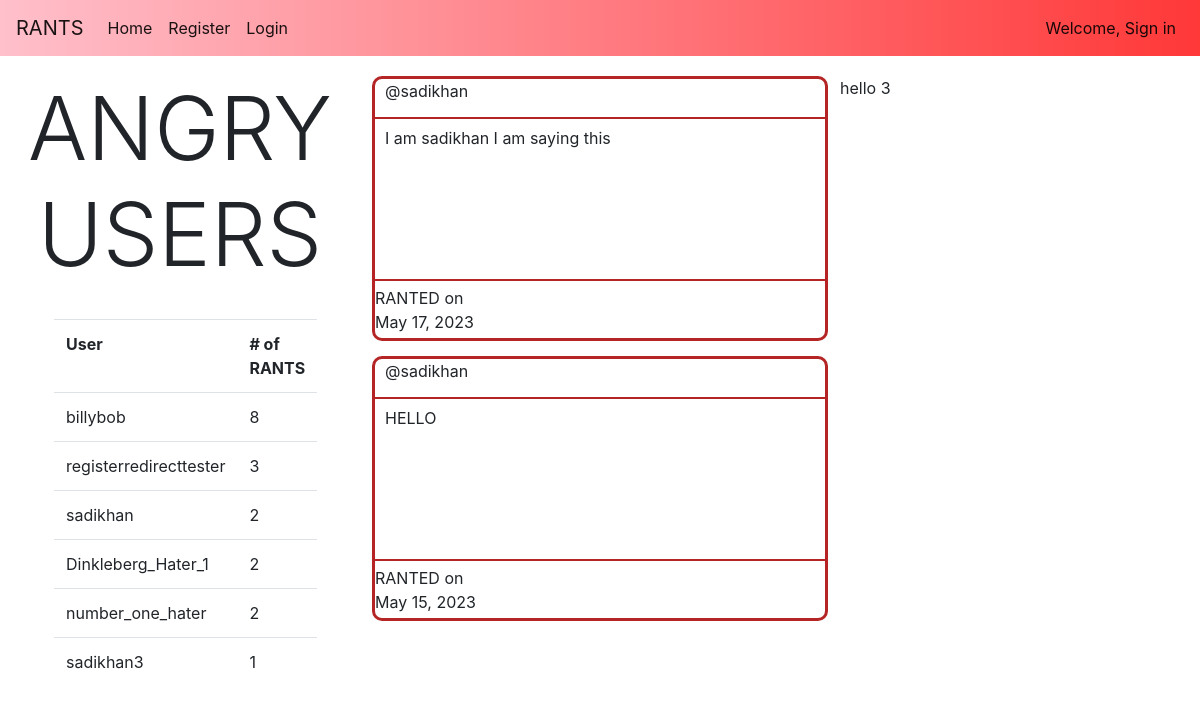
The page /1 on the database its author committed.
### main/models.py (models this page shows, shortened)
class userRants(models.Model):
    username = models.ForeignKey(User, on_delete=models.CASCADE)
    rantText = models.CharField(max_length=750)
    rantDate = models.DateField(auto_now_add=True)

### main/views.py (the view)
# urls.py: path("<int:id>", views.userPage, name="userPage"),
def userPage(response, id):
    userInfo = response.user
    currentUserRants = userRants.objects.filter(username_id=id)
    users = User.objects.all()
    userRantsinDictionary = {}
    for user in users:
        userRantsinDictionary[user.username] = userRants.objects.filter(username_id=user.id).count()
    sortedUserRantsInDictionary = dict(sorted(userRantsinDictionary.items(), key=lambda x:x[1], reverse=True))
    return render(response, "main/userPage.html", {"userInfo":userInfo, "currentUserRants":currentUserRants, "userRantsinDictionary":sortedUserRantsInDictionary})

### main/templates/main/userPage.html (shortened to what this page needs)
{% extends "main/base.html" %}
{% block content %}
<div class="columnContainer">
    <div class="shortBar">
        <div class="listBarContainer">
           <h1 class="shortBarHeader display-2">ANGRY USERS</h1>
        </div>
        <br>
        <div class="listUsers">
           <table class="table">
              <tr>
                 <th scope="row">User</th>
                 <th># of RANTS</th>
              </tr>
              {% for key, value in userRantsinDictionary.items %}
                 {% if value > 0 %}
                    <tr>
                       <td>{{key}}</td>
                       <td>{{ value }}</td>
                    </tr>
                 {% endif %}
              {% endfor %}
           </table>
        </div>
     </div>
    <div class="middleBar">
        {% if currentUserRants %}
            {% for rant in currentUserRants reversed %}
            <div class="middleBarContainer">
                <div class="rantHeader">
                    <span class="rantHeaderText">
                        @{{rant.username}}
                    </span>
                </div>
                <div class="rantBody">
                    <div class="rantBodyText">
                        {{rant.rantText}}
                    </div>
                </div>
                <div class="rantFooter">
                    <div class="rantDate">RANTED on {{rant.rantDate}}</div>
                </div>
            </div>
            {% endfor %}
        {% else %}
            <div>GET SOME RANTS!</div>
        {% endif %}
    </div>
    <div class="shortBar">
        <div>
            hello 3
        </div>
    </div>
</div>
{% endblock %}

### main/static/css/styles.css (style rules this page uses)
.columnContainer { float: left; width: 100%; }
.shortBar { height: 100%; width: 30%; float: left; position: sticky; top: 20px; }
.middleBar { height: 100%; width: 40%; float: left; }
.columnContainer { padding-top: 20px; }
.middleBarContainer { height: 265px; width: 95%; border: solid #B52525; border-style: solid; border-radius: 10px; margin: auto; margin-bottom: 15px; position: relative; }
.rantHeader { border-style: none none solid none; border-width: 2px; border-color: #B52525; height: 40px; width: 100%; display: flex; }
.rantHeaderText { display: flex; width: min-content; height: 100%; padding-left: 10px; }
.rantBody { display: block; height: 160px; }
.rantBodyText { padding: 7px 10px; width: 100%; }
.rantDate { width: 23%; height: 100%; display: flex; justify-content: center; align-items: center; }
.rantFooter { display: flex; border-top: 2px solid #B52525; height: 60px; width: 100%; }
.shortBarHeader { text-align: center; }
.listUsers { width: 70%; height: auto; margin: auto; }

### rows shown on the page
userRants: username "sadikhan", rantText "I am sadikhan I am saying this", rantDate "May 17, 2023"
userRants: username "sadikhan", rantText "HELLO", rantDate "May 15, 2023"

### other values the page prints
{{ key }} "billybob" "registerredirecttester" "sadikhan" "Dinkleberg_Hater_1" "number_one_hater" "sadikhan3"
{{ value }} "8" "3" "2" "2" "2" "1"
